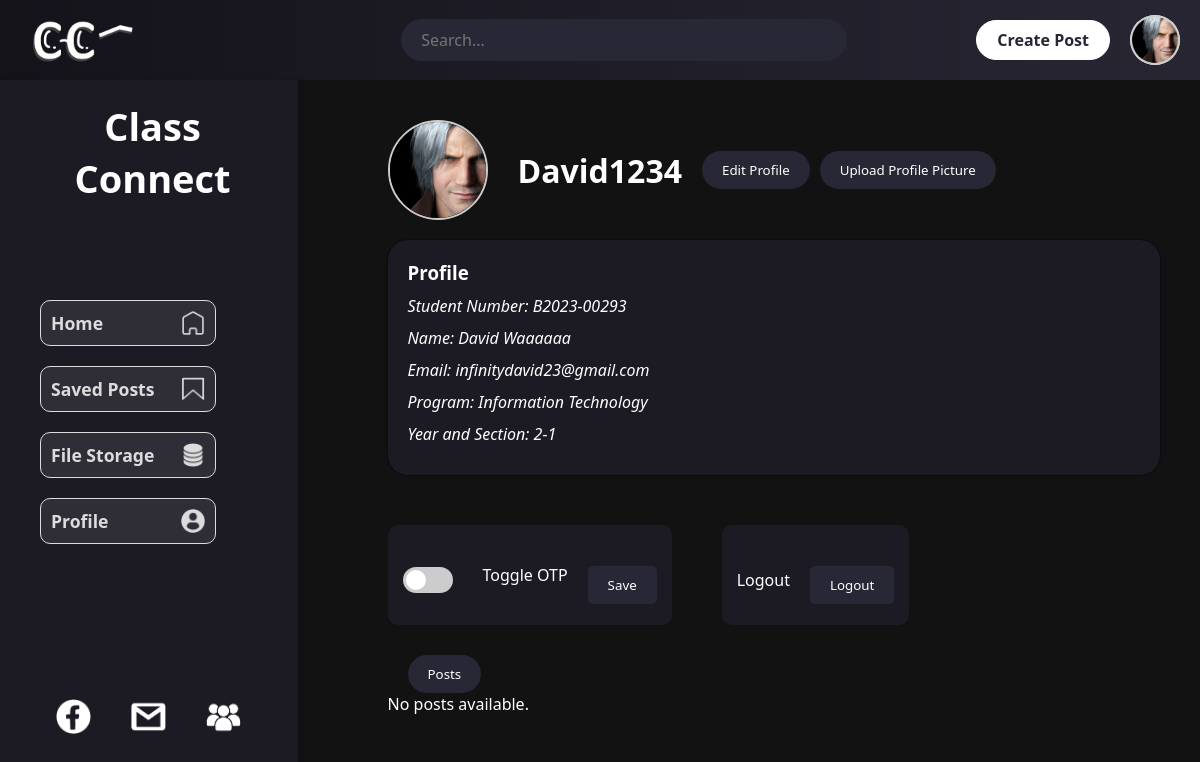
Page /php/userPage.php (signed in) on the committed database.
### tables this page shows
CREATE TABLE `student_tb` (
  `account_id` int(11) NOT NULL AUTO_INCREMENT,
  `student_no` varchar(20) NOT NULL,
  `username` varchar(50) NOT NULL,
  `fname` varchar(50) NOT NULL,
  `lname` varchar(50) NOT NULL,
  `password` varchar(255) NOT NULL,
  `email` varchar(100) NOT NULL,
  `program` varchar(100) NOT NULL,
  `year` varchar(10) NOT NULL,
  `section` varchar(10) NOT NULL,
  `created_at` timestamp NOT NULL DEFAULT current_timestamp(),
  `otp_enabled` tinyint(1) DEFAULT 1,
  `is_admin` tinyint(1) DEFAULT 0,
  `profile_pic` varchar(255) DEFAULT NULL,
  PRIMARY KEY (`account_id`),
  UNIQUE KEY `username` (`username`),
  UNIQUE KEY `email` (`email`)
);

### php/userPage.php (the view, shortened to what this page needs)
<?php
include("db_conn.php");
?>
<!DOCTYPE html>
<html lang="en">
<head>
    <link rel="stylesheet" href="../css/userPage.css">
</head>
<body>
    <?php
    include("nav.php");
    $getUser = "SELECT * FROM student_tb WHERE account_id = '$account_id'";
    $result = mysqli_query($conn, $getUser);
    if ($result && mysqli_num_rows($result) > 0) {
        $row = mysqli_fetch_assoc($result);
        $username = $row['username'];
        $student_no = $row['student_no'];
        $fname = $row['fname'];
        $lname = $row['lname'];
        $email = $row['email'];
        $program = $row['program'];
        $year = $row['year'];
        $section = $row['section'];
    } else {
        echo "No user found.";
        exit;
    }
    ?>
    <div class="HomeContainer">
        <?php include("userSidebar.php"); ?>
        <div class="scrollContainer">
            <div class="communityPageInfo">
                <div class="communityRow">
                    <div class="goLeft">
                        <?php
                        $account_id = $_SESSION['account_id'];
                        $sql = "SELECT profile_pic FROM student_tb WHERE account_id = '$account_id'";
                        $result = mysqli_query($conn, $sql);
                        $row = mysqli_fetch_assoc($result);
                        $profile_picture = !empty($row['profile_pic']) ? $row['profile_pic'] : '../bg/sample10.png';
                        ?>
                        <img src="<?php echo $profile_picture; ?>" alt="Profile Picture" class="profile-imgs">
                        <h1><?php echo $username ?></h1>
                    </div>
                    <div class="goRight">
                        <button id="editProfileBtn">Edit Profile</button>
                        <button id="openModal">Upload Profile Picture</button>
                    </div>
                </div>
                <div class="profileDetails">
                    <div class="profileInfo">
                        <h3>Profile</h3>
                        <ul>
                            <li>Student Number: <?php echo $student_no ?></li>
                            <li>Name: <?php echo ("$fname $lname") ?></li>
                            <li>Email: <?php echo $email ?></li>
                            <li>Program: <?php echo $program ?></li>
                            <li>Year and Section: <?php echo ("$year-$section") ?></li>
                        </ul>
                    </div>
                    <div class="options">
                        <div class="otpSettingCard">
                            <form method="POST">
                                <label class="switch">
                                    <span class="slider"></span>
                                </label>
                                <span class="enable">Toggle OTP</span>
                                <button type="submit" name="update_otp_setting">Save</button>
                            </form>
                        </div>
                        <div class="logoutCard">
                            <form id="logoutForm" method="POST">
                                <label class="enable">Logout</label>
                                <button type="submit" id="logoutBtnNew" name="logout">Logout</button>
                            </form>
                        </div>
                    </div>
                </div>
                <div class="userRow">
                    <button>Posts</button>
                </div>
                <div class="displayUserContent">
                    <?php
                    include("postComponent.php");
                    ?>
                </div>
            </div>
        </div>
    </div>
</body>
</html>

### php/nav.php (shortened to what this page needs)
<?php
include("db_conn.php");
$account_id = $_SESSION['account_id'];
?>
<!DOCTYPE html>
<html lang="en">
<head>
</head>
<body>
  <nav class="homeHeader">
    <a href="home.php" class="logo" ;>
      <img src="http://localhost/ClassConnectURSB/icons/cc_logo.png" alt="Class Connect Logo"
        style="height: 200px; margin-top: 20px; margin-left: -50px;">
    </a>
    <input class="search" type="text" placeholder="Search...">
    <div class="actions">
      <a href="addPost.php" class="addPostBtn">Create Post</a>
      <a href="userPage.php">
        <div class="pfp">
          <?php
          $sqlpfp = "SELECT profile_pic FROM student_tb WHERE account_id = '$account_id'";
          $resultpfp = mysqli_query($conn, $sqlpfp);
          $rowpfp = mysqli_fetch_assoc($resultpfp);
          $profile_picture = !empty($rowpfp['profile_pic']) ? $rowpfp['profile_pic'] : '../bg/sample10.png';
          ?>
          <img src="<?php echo $profile_picture; ?>" alt="Profile Picture" class="profile-img">
        </div>
      </a>
    </div>
  </nav>
</body>
</html>

### css/userPage.css (style rules this page uses)
* { margin: 0; padding: 0; font-family: "Segoe UI", Tahoma, Geneva, Verdana, sans-serif; color: white; }
body { background-color: #121212; color: white; }
a { text-decoration: none; color: white; }
.addPostBtn { background-color: white; color: #1c1b24; padding: 10px 20px; font-weight: bold; border-radius: 20px; border: 1px solid white; transition: 0.3s ease; }
.HomeContainer { display: flex; justify-content: center; align-items: center; width: 100%; background-color: #121212; }
.profile-img { width: 100px; height: 100px; border-radius: 50%; object-fit: cover; border: 2px solid #ccc; }
.profile-imgs { width: 100px; height: 100px; border-radius: 50%; object-fit: cover; border: 2px solid #ccc; }
.scrollContainer { padding: 20px; width: 70%; display:flex; justify-content: flex-start; align-items: flex-start; }
.communityPageInfo { display: flex; flex-direction: column; align-items: flex-start; width: 100%; padding-left: 20px; }
.post, .displayUserContent { width: 100%; }
.communityRow { display: flex; align-items: center; width: 100%; gap: 20px; }
.communityRow button { border: none; padding: 10px 20px; background-color: #272735; color: white; border-radius: 20px; }
.communityRow h1 { margin-left: 20px; }
.goLeft { display: flex; align-items: center; gap: 10px; }
.goRight { display: flex; align-items: center; gap: 10px; margin-right: 100px; }
.profileDetails { display: flex; flex-direction: column; align-items: flex-start; gap: 10px; width: 100%; }
.profileInfo { text-align: left; margin-top: 20px; padding: 20px; border: none; box-shadow: 0 0 2px black; border-radius: 20px; list-style-type: none; width: inherit; background-color: #1c1b24; }
.profileInfo li { margin: 10px 0; display: flex; justify-content: space-between; align-items: center; font-style: italic; }
.userRow { width: 100%; display: flex; justify-content: start; align-items: center; padding-left: 20px; gap: 20px; padding-top: 30px; }
.userRow button { border: none; padding: 10px 20px; background-color: #272735; color: white; border-radius: 20px; }
button { transition: background 0.4s ease, transform 0.3s ease, color 0.3s ease; }
form label { display: block; font-size: 16px; margin-top: 10px; color: #333; }
form button { background-color: #272735; color: #fff; padding: 10px 20px; border: none; border-radius: 5px; cursor: pointer; margin-top: 20px; }
.options { display: flex; justify-content: center; align-items: center; align-content: center; gap: 50px; margin-top: 20px; }
.otpSettingCard form { display: flex; justify-content: center; align-content: center; align-items: center; font-size: 1.6rem; text-align: center; margin-top: 20px; background-color: #1c1b24; padding: 15px; border-radius: 10px; width: 100%; gap: 20px; height: 100px; color: white; }
.logoutCard form { display: flex; justify-content: center; align-content: center; align-items: center; font-size: 1.6rem; text-align: center; margin-top: 20px; background-color: #1c1b24; padding: 15px; border-radius: 10px; width: 100%; gap: 20px; flex-direction: row; height: 100px; color: white; }
.enable { color: white; font-size: 1rem; }
.switch { position: relative; display: inline-block; width: 50px; height: 26px; margin-right: 10px; }
.slider { position: absolute; cursor: pointer; top: 0; left: 0; right: 0; bottom: 0; background-color: #ccc; transition: .4s; border-radius: 30px; }
.slider:before { position: absolute; content: ""; height: 20px; width: 20px; left: 3px; bottom: 3px; background-color: white; transition: .4s; border-radius: 50%; }

### php/userSidebar.php (style rules this page uses)
a { text-decoration: none; }

### rows in the picture
student_tb: profile_pic (picture), username "David1234", student_no "B2023-00293", fname "David", lname "Waaaaaa", email "infinitydavid23@gmail.com", program "Information Technology", year "2", section "1"
